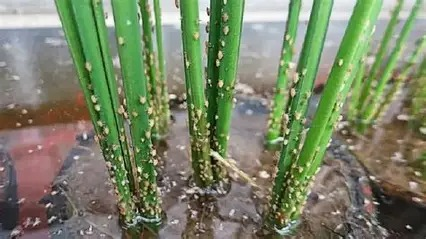
#> input picture data/early_stage_dataset/earlystage_brownhopper/WhatsApp Image 2026-09-04 at 11.58.29 (1).jpeg, 426 x 239 px
$ python -i stage_detector.py   (imports and definitions only)
#> lines starting #> are read from the running program, lines starting #| are printed output that depends on the picture; after the words box and inside, x2 and y2 are one past the last pixel; in counts of white or black regions, pixels touching at a corner belong together
#> further down, picture is the input picture: PIL image 426x239 RGB; mean R, G, B 121.7, 131.7, 103
"""
ml/stage_detector.py
Advanced Foliar Lesion Segmentation & Thermal Gradient Heatmap Engine for KrishiRakshak
Uses multi-space color processing (ExG, HSV, normalized RGB) and continuous Gaussian
density diffusion to accurately identify necrotic lesions, chlorotic halos, and photosynthetic health.
"""

import numpy as np
from PIL import Image, ImageDraw, ImageFont
import scipy.ndimage as ndi
from typing import Dict, Any, Tuple


def _rgb_to_hsv_fast(r: np.ndarray, g: np.ndarray, b: np.ndarray) -> Tuple[np.ndarray, np.ndarray, np.ndarray]:
    """
    Vectorized RGB to HSV conversion normalized to [0, 1].
    r, g, b must be float arrays in [0, 255].
    """
    rf, gf, bf = r / 255.0, g / 255.0, b / 255.0
    cmax = np.maximum(np.maximum(rf, gf), bf)
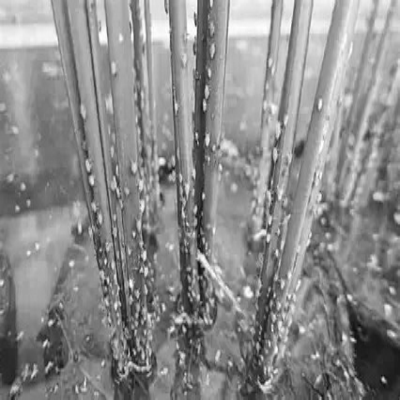
#> cmax: shape (400, 400) float32; min 0.0353, max 1, mean 0.545
    cmin = np.minimum(np.minimum(rf, gf), bf)
    delta = cmax - cmin + 1e-7

    # Hue calculation
    hue = np.zeros_like(cmax)
    mask_r = (cmax == rf)
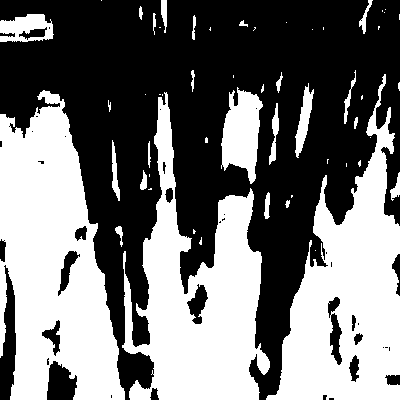
#> mask_r: shape (400, 400) bool; 45.3% white; 55 white regions (30 under 20 px), largest, box (x1, y1, x2, y2) and area: (0, 90, 125, 400) 24857, (122, 92, 270, 400) 20916, (266, 74, 400, 400) 20620
    mask_g = (cmax == gf)
#> mask_g: shape (400, 400) bool; 46.6% white; 47 white regions (23 under 20 px), largest, box (x1, y1, x2, y2) and area: (4, 0, 240, 400) 40898, (247, 0, 400, 400) 31060, (0, 13, 49, 41) 655
    mask_b = (cmax == bf)
#> mask_b: shape (400, 400) bool; 10.9% white; 45 white regions (15 under 20 px), largest, box (x1, y1, x2, y2) and area: (0, 38, 63, 141) 4376, (229, 0, 270, 101) 3330, (0, 239, 16, 400) 1579

    hue[mask_r] = ((gf[mask_r] - bf[mask_r]) / delta[mask_r]) % 6.0
    hue[mask_g] = ((bf[mask_g] - rf[mask_g]) / delta[mask_g]) + 2.0
    hue[mask_b] = ((rf[mask_b] - gf[mask_b]) / delta[mask_b]) + 4.0
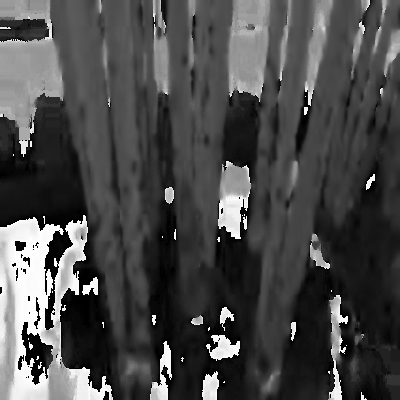
#> hue: shape (400, 400) float32; min 0, max 5.99, mean 1.74; drawn with min black and max white
    hue = (hue / 6.0) % 1.0

    # Saturation
    saturation = np.zeros_like(cmax)
    cmax_gt_0 = cmax > 1e-5
#> cmax_gt_0: shape (400, 400) bool; every value is 1
    saturation[cmax_gt_0] = delta[cmax_gt_0] / cmax[cmax_gt_0]
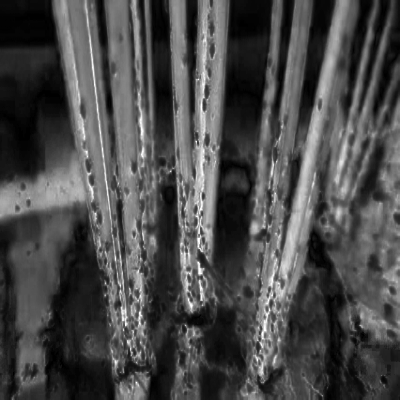
#> saturation: shape (400, 400) float32; min 1.02e-07, max 1, mean 0.291

    # Value
    value = cmax
    return hue, saturation, value


def _apply_thermal_colormap(val: np.ndarray) -> np.ndarray:
    """
    Maps normalized scalar field val in [0, 1] to smooth RGB thermal palette:
    0.0 -> Healthy Green (46, 139, 87)
    0.25 -> Mild Chlorotic Yellow-Green (154, 205, 50)
    0.50 -> Chlorotic Amber-Yellow (255, 204, 0)
    0.75 -> Active Lesion Orange (255, 102, 0)
    1.0 -> Severe Necrotic Crimson (220, 20, 60)
    """
    v = np.clip(val, 0.0, 1.0)
    rgb = np.zeros((v.shape[0], v.shape[1], 3), dtype=np.float32)

    # Segment 0: 0.0 to 0.3 (Green to Yellow-Green)
    m0 = (v <= 0.3)
    t0 = v[m0] / 0.3
    rgb[m0, 0] = 46.0 + t0 * (210.0 - 46.0)
    rgb[m0, 1] = 139.0 + t0 * (215.0 - 139.0)
    rgb[m0, 2] = 87.0 + t0 * (0.0 - 87.0)

    # Segment 1: 0.3 to 0.6 (Yellow-Green to Amber)
    m1 = (v > 0.3) & (v <= 0.6)
    t1 = (v[m1] - 0.3) / 0.3
    rgb[m1, 0] = 210.0 + t1 * (255.0 - 210.0)
    rgb[m1, 1] = 215.0 + t1 * (160.0 - 215.0)
    rgb[m1, 2] = 0.0

    # Segment 2: 0.6 to 1.0 (Amber to Crimson Red)
    m2 = (v > 0.6)
    t2 = (v[m2] - 0.6) / 0.4
    rgb[m2, 0] = 255.0 + t2 * (220.0 - 255.0)
    rgb[m2, 1] = 160.0 + t2 * (20.0 - 160.0)
    rgb[m2, 2] = 0.0 + t2 * (50.0 - 0.0)

    return np.clip(rgb, 0, 255).astype(np.uint8)


def analyze_leaf_lesions(image: Image.Image) -> Dict[str, Any]:
    """
    Performs high-precision computer vision color space segmentation on the leaf image:
    1. Robust Leaf Canopy extraction via HSV, ExG, and chromatic filtering
    2. Deep Lesion & Chlorotic Halo detection
    3. Gaussian Spatial Thermal Diffusion Heatmap with contour boundaries
    4. Quantitative Lesion % and Photosynthetic Health % calculation
    5. Leaf Stage Classification (Stage 1, 2, 3)
    """
    work_size = (400, 400)
    img_rgb = image.convert("RGB").resize(work_size, Image.Resampling.BILINEAR)
    arr = np.array(img_rgb, dtype=np.float32)

    r = arr[:, :, 0]
    g = arr[:, :, 1]
    b = arr[:, :, 2]

    sum_rgb = r + g + b + 1e-6
    rn = r / sum_rgb
    gn = g / sum_rgb
    bn = b / sum_rgb

    # Excess Green Index: ExG = 2*G - R - B
    exg = 2.0 * g - r - b

    # Convert to HSV color space
    hue, sat, val = _rgb_to_hsv_fast(r, g, b)

    # 1. Precise Leaf Canopy Segmentation
    # Exclude stark white/gray backgrounds, dark shadows, hands/skin
    is_not_stark_white = ~((r > 235) & (g > 235) & (b > 235) & (sat < 0.15))
#> is_not_stark_white: shape (400, 400) bool; 99.4% white; 12 black regions (5 under 20 px), largest, box (x1, y1, x2, y2) and area: (230, 21, 268, 34) 377, (152, 23, 169, 38) 210, (30, 30, 54, 42) 180
    is_not_shadow = (sum_rgb > 65)
#> is_not_shadow: shape (400, 400) bool; 99.8% white; black in thin lines or dots, all inside (x1, y1, x2, y2) = (86, 40, 387, 397)

    # Plant foliar signatures in HSV & chromatic space:
    # A. Active Green tissue: Hue ~ 0.16 to 0.46 (approx 60° to 165°), Sat > 0.15
    is_green_foliage = (hue >= 0.15) & (hue <= 0.48) & (sat >= 0.12) & (gn > 0.32)
#> is_green_foliage: shape (400, 400) bool; 42.5% white; 26 white regions (14 under 20 px), largest, box (x1, y1, x2, y2) and area: (246, 0, 400, 400) 29134, (51, 0, 163, 400) 24570, (166, 0, 230, 315) 13571
    # B. Chlorotic Yellow foliar: Hue ~ 0.08 to 0.18, Sat > 0.20, ExG > -15
    is_yellow_foliage = (hue >= 0.08) & (hue < 0.18) & (sat >= 0.18) & (g > b * 1.05)
#> is_yellow_foliage: shape (400, 400) bool; 14.1% white; 130 white regions (89 under 20 px), largest, box (x1, y1, x2, y2) and area: (313, 114, 400, 347) 7365, (173, 222, 271, 400) 4294, (0, 134, 88, 215) 2055
    # C. Necrotic Brown/Tan foliar: Hue in red/brown, moderate brightness, leaf texture
    is_brown_foliage = (
        ((hue < 0.10) | (hue > 0.90)) & (sat >= 0.16) & (rn > 0.36) & (gn > 0.26) & (r > b * 1.15) & (val < 0.85)
    )
#> is_brown_foliage: shape (400, 400) bool; 18.1% white; 95 white regions (58 under 20 px), largest, box (x1, y1, x2, y2) and area: (0, 140, 87, 398) 10653, (315, 166, 400, 350) 5836, (277, 326, 327, 400) 2078

    raw_leaf_mask = (is_green_foliage | is_yellow_foliage | is_brown_foliage) & is_not_stark_white & is_not_shadow
#> raw_leaf_mask: shape (400, 400) bool; 65.9% white; 179 black regions (137 under 20 px), largest, box (x1, y1, x2, y2) and area: (0, 215, 119, 400) 10918, (0, 0, 72, 181) 10122, (214, 0, 272, 278) 9042

    # Morphological cleanup: close small holes, remove speckles
    struct = ndi.generate_binary_structure(2, 2)
    cleaned_leaf_mask = ndi.binary_closing(raw_leaf_mask, structure=struct, iterations=2)
#> cleaned_leaf_mask: shape (400, 400) bool; 67.4% white; 25 black regions, largest, box (x1, y1, x2, y2) and area: (0, 0, 400, 400) 45614, (148, 184, 178, 330) 2387, (170, 307, 246, 373) 2319
    cleaned_leaf_mask = ndi.binary_fill_holes(cleaned_leaf_mask)
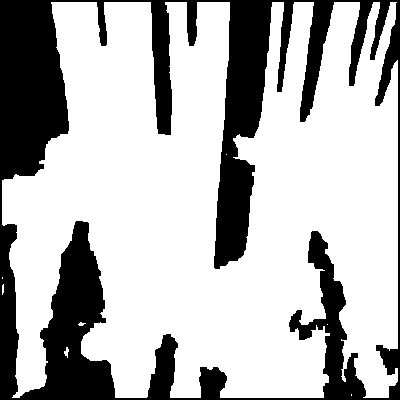
#> cleaned_leaf_mask: shape (400, 400) bool; 71.5% white; 1 black region, box (x1, y1, x2, y2) and area: (0, 0, 400, 400) 45589

    total_leaf_pixels = int(np.sum(cleaned_leaf_mask))
#> total_leaf_pixels = 114411
    total_pixels = work_size[0] * work_size[1]

    # Fallback if leaf mask too small (e.g. extreme closeup or atypical lighting)
    if total_leaf_pixels < 0.04 * total_pixels:
        cleaned_leaf_mask = is_not_stark_white & is_not_shadow & (val > 0.15)
        total_leaf_pixels = max(1, int(np.sum(cleaned_leaf_mask)))

    # 2. Healthy Chlorophyll vs Lesion Differentiation
    # Healthy green: strong ExG, clear green hue, balanced illumination
    healthy_tissue = (
        cleaned_leaf_mask
        & (hue >= 0.18)
        & (hue <= 0.44)
        & (sat >= 0.20)
        & (exg > 15.0)
        & (gn > rn * 1.08)
        & (gn > bn * 1.15)
    )
#> healthy_tissue: shape (400, 400) bool; 33.3% white; 33 white regions (11 under 20 px), largest, box (x1, y1, x2, y2) and area: (249, 2, 395, 370) 21453, (169, 2, 230, 285) 10788, (52, 2, 125, 342) 10078

    # A. Active Necrosis & Scorch (dead cell collapse, bacterial blight, brown hopper burns)
    necrosis_mask = cleaned_leaf_mask & ~healthy_tissue & (
        # Dark sunken brown/black lesions
        ((val < 0.35) & (cleaned_leaf_mask)) |
        # High red-to-green necrosis
        ((rn > 0.40) & (gn < 0.32) & (r > g * 1.2)) |
        # Tan/dry blight margin
        ((hue < 0.12) & (sat > 0.22) & (exg < -10.0) & (r > b * 1.25))
    )
#> necrosis_mask: shape (400, 400) bool; 11.2% white; 227 white regions (179 under 20 px), largest, box (x1, y1, x2, y2) and area: (2, 181, 87, 390) 7347, (341, 299, 398, 398) 3074, (218, 325, 266, 398) 922

    # B. Chlorotic Halos & Yellowing (early viral curl, sucking pest damage, nutrient halo)
    chlorosis_mask = cleaned_leaf_mask & ~healthy_tissue & ~necrosis_mask & (
        (hue >= 0.08) & (hue <= 0.18) & (sat >= 0.20) & (g > b * 1.10) & (val > 0.35)
    )
#> chlorosis_mask: shape (400, 400) bool; 9.4% white; 186 white regions (139 under 20 px), largest, box (x1, y1, x2, y2) and area: (313, 148, 398, 342) 4900, (2, 138, 88, 211) 1610, (243, 244, 262, 360) 1052

    # Total combined lesion footprint
    combined_lesion_mask = (necrosis_mask | chlorosis_mask) & cleaned_leaf_mask
#> combined_lesion_mask: shape (400, 400) bool; 20.7% white; 184 white regions (133 under 20 px), largest, box (x1, y1, x2, y2) and area: (313, 114, 398, 398) 10071, (2, 138, 88, 390) 9160, (169, 222, 246, 324) 2356

    # Morphological filtering on lesions: remove single-pixel sensor noise
    combined_lesion_mask = ndi.binary_opening(combined_lesion_mask, structure=struct, iterations=1)
#> combined_lesion_mask: shape (400, 400) bool; 19.2% white; 79 white regions (28 under 20 px), largest, box (x1, y1, x2, y2) and area: (327, 117, 398, 398) 8967, (11, 183, 86, 388) 6662, (169, 226, 221, 320) 1823
    necrosis_mask = necrosis_mask & combined_lesion_mask
#> necrosis_mask: shape (400, 400) bool; 10.5% white; 129 white regions (87 under 20 px), largest, box (x1, y1, x2, y2) and area: (11, 183, 86, 388) 6627, (342, 301, 398, 398) 3027, (176, 323, 211, 381) 819
    chlorosis_mask = chlorosis_mask & combined_lesion_mask
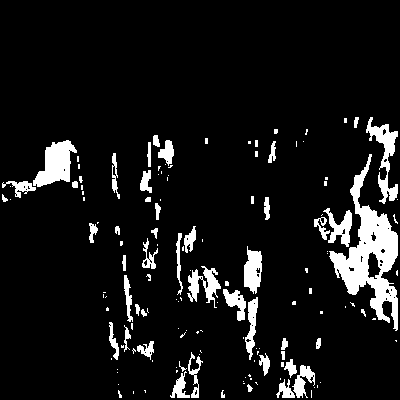
#> chlorosis_mask: shape (400, 400) bool; 8.6% white; 144 white regions (92 under 20 px), largest, box (x1, y1, x2, y2) and area: (329, 154, 398, 331) 4113, (33, 140, 77, 187) 1159, (366, 117, 398, 204) 943

    lesion_pixels = int(np.sum(combined_lesion_mask))
#> lesion_pixels = 30648
    healthy_pixels = int(np.sum(healthy_tissue & ~combined_lesion_mask))
#> healthy_pixels = 53332

    # Quantitative area ratios
    raw_lesion_pct = (float(lesion_pixels) / max(1.0, float(total_leaf_pixels))) * 100.0
#> raw_lesion_pct = 26.79
    lesion_percentage = round(float(np.clip(raw_lesion_pct, 0.4, 98.0)), 1)
#> lesion_percentage = 26.8

    raw_health_pct = (float(healthy_pixels) / max(1.0, float(total_leaf_pixels))) * 100.0
#> raw_health_pct = 46.61
    photosynthetic_health = round(float(np.clip(raw_health_pct, 2.0, 99.5)), 1)
#> photosynthetic_health = 46.6

    # 3. Leaf Stage Classification (Stage 1, Stage 2, Stage 3)
    if lesion_percentage < 10.0:
        leaf_stage_num = 1
        leaf_stage_title = "Stage 1: Initial / Incubation Phase"
        leaf_stage_desc = (
            "Mild localized chlorosis, pinprick water-soaked lesions, or faint early specks (<10% foliar area). "
            "Primary vascular leaf framework and photosynthetic capacity remain mostly intact."
        )
        severity_color = "#28a745"
        severity_label = "Low / Early"
    elif lesion_percentage <= 30.0:
        leaf_stage_num = 2
        leaf_stage_title = "Stage 2: Medium / Active Foliar Expansion"
        leaf_stage_desc = (
            "Active expanding necrotic lesions, distinct chlorotic halos, or coalescing patches (10% - 30% foliar area). "
            "Noticeable impairment of photosynthesis and early canopy stress."
        )
        severity_color = "#fd7e14"
        severity_label = "Moderate / Active"
    else:
        leaf_stage_num = 3
        leaf_stage_title = "Stage 3: Advanced / Severe Blight & Breakdown"
        leaf_stage_desc = (
            "Extensive coalescing necrosis, tissue collapse, scorched leaf margins, or skeletonization (>30% foliar area). "
            "High risk of premature defoliation and severe yield loss."
        )
        severity_color = "#dc3545"
        severity_label = "Severe / Critical"

    # 4. Generate High-Fidelity Continuous Thermal Heatmap
    # Build continuous scalar intensity field
    intensity_field = np.zeros(work_size, dtype=np.float32)
    # Healthy background = low intensity
    intensity_field[cleaned_leaf_mask] = 0.05
    # Chlorotic halos = medium intensity
    intensity_field[chlorosis_mask] = 0.45
    # Necrotic lesion cores = high intensity
    intensity_field[necrosis_mask] = 0.95

    # Smooth the intensity field with Gaussian diffusion filter for thermal dispersion
    smoothed_heat = ndi.gaussian_filter(intensity_field, sigma=3.2)
    smoothed_heat = np.clip(smoothed_heat, 0.0, 1.0)
    # Confine to leaf canopy mask
    smoothed_heat[~cleaned_leaf_mask] = 0.0

    # Colorize using thermal gradient
    thermal_rgb = _apply_thermal_colormap(smoothed_heat)

    # Edge detection for lesion boundary contour lines
    lesion_dilated = ndi.binary_dilation(combined_lesion_mask, structure=struct, iterations=1)
#> lesion_dilated: shape (400, 400) bool; 24.3% white; 49 white regions, largest, box (x1, y1, x2, y2) and area: (313, 116, 399, 399) 11671, (1, 139, 87, 389) 10335, (168, 225, 271, 399) 4974
    lesion_contours = lesion_dilated & ~combined_lesion_mask & cleaned_leaf_mask
#> lesion_contours: shape (400, 400) bool; 4.6% white in thin lines or dots, all inside (x1, y1, x2, y2) = (2, 116, 398, 398)

    # Alpha blending: 55% Original leaf texture + 45% Thermal Heatmap for optimal clarity
    orig_np = np.array(img_rgb, dtype=np.float32)
    blend_np = orig_np.copy()

    # Blend thermal heatmap over leaf tissue
    leaf_indices = cleaned_leaf_mask
    blend_np[leaf_indices] = (
        orig_np[leaf_indices] * 0.48 + thermal_rgb[leaf_indices] * 0.52
    )

    # Highlight contour outlines in high-visibility bright cyan/yellow
    blend_np[lesion_contours, 0] = 255.0
    blend_np[lesion_contours, 1] = 235.0
    blend_np[lesion_contours, 2] = 50.0
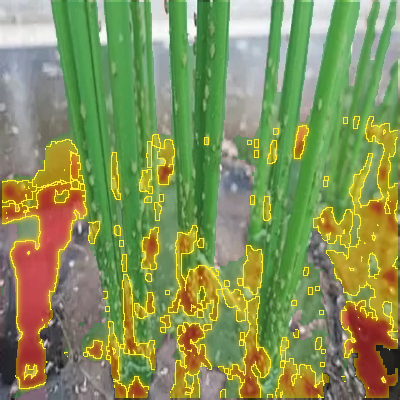
#> blend_np: shape (400, 400, 3) float32; mean R, G, B 132.8, 146.6, 89

    # Dim background slightly to focus attention on leaf
    bg_indices = ~cleaned_leaf_mask
    blend_np[bg_indices] = orig_np[bg_indices] * 0.45

    overlay_img = Image.fromarray(np.clip(blend_np, 0, 255).astype(np.uint8))

    # 5. Composite HUD Header and Footer Banners
    banner_height = 44
    header_height = 28
    canvas_w = work_size[0]
    canvas_h = work_size[1] + banner_height + header_height
    canvas = Image.new("RGB", (canvas_w, canvas_h), color=(18, 24, 20))
    canvas.paste(overlay_img, (0, header_height))
    draw = ImageDraw.Draw(canvas)

    # Top HUD Bar: Real-time segmentation metrics
    draw.rectangle([0, 0, canvas_w, header_height], fill=(12, 16, 14))
    draw.text(
        (8, 6),
        f"🔬 CV SEGMENTATION: Lesion Area {lesion_percentage}% | Health {photosynthetic_health}%",
        fill=(220, 245, 230)
    )

    # Bottom Legend Banner
    bar_y = header_height + work_size[1]
    draw.rectangle([0, bar_y, canvas_w, canvas_h], fill=(22, 28, 24))

    # Legend elements:
    # Red: Necrotic Hotspot
    draw.rectangle([10, bar_y + 12, 22, bar_y + 24], fill=(220, 20, 60))
    draw.text((26, bar_y + 11), "Necrosis", fill=(240, 240, 240))

    # Yellow: Chlorotic Halo
    draw.rectangle([110, bar_y + 12, 122, bar_y + 24], fill=(255, 204, 0))
    draw.text((126, bar_y + 11), "Chlorosis", fill=(240, 240, 240))

    # Green: Healthy Tissue
    draw.rectangle([210, bar_y + 12, 222, bar_y + 24], fill=(46, 139, 87))
    draw.text((226, bar_y + 11), "Healthy Canopy", fill=(240, 240, 240))

    # Stage Badge Indicator
    badge_bg = (40, 167, 69) if leaf_stage_num == 1 else ((253, 126, 20) if leaf_stage_num == 2 else (220, 53, 69))
    draw.rectangle([canvas_w - 75, bar_y + 8, canvas_w - 8, bar_y + 28], fill=badge_bg)
    draw.text((canvas_w - 70, bar_y + 10), f"STAGE {leaf_stage_num}", fill=(255, 255, 255))

    return {
        "lesion_percentage": lesion_percentage,
        "photosynthetic_health": photosynthetic_health,
        "leaf_stage_num": leaf_stage_num,
        "leaf_stage_title": leaf_stage_title,
        "leaf_stage_desc": leaf_stage_desc,
        "severity_color": severity_color,
        "severity_label": severity_label,
        "visual_overlay": canvas
    }

>>> from PIL import Image
>>> picture = Image.open('../data/early_stage_dataset/earlystage_brownhopper/WhatsApp Image 2026-09-04 at 11.58.29 (1).jpeg')
>>> result = analyze_leaf_lesions(picture)
#> result = 8 items

$ run again, on data/early_stage_dataset/earlystage_brownhopper/WhatsApp Image 2026-09-04 at 11.58.29.jpeg
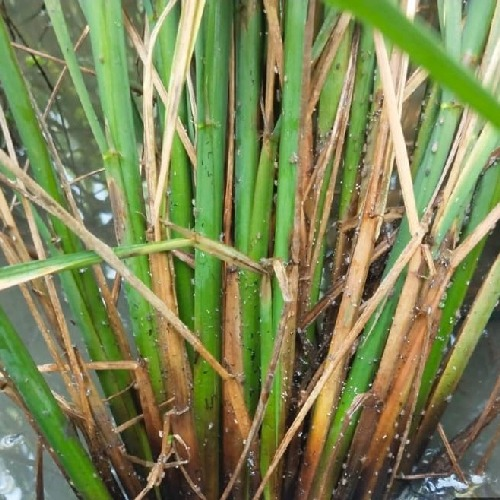
#> input picture data/early_stage_dataset/earlystage_brownhopper/WhatsApp Image 2026-09-04 at 11.58.29.jpeg, 500 x 500 px
#> picture is the input picture: PIL image 500x500 RGB; mean R, G, B 125, 133.4, 85.4
#> in _rgb_to_hsv_fast, `mask_r = (cmax == rf)`:
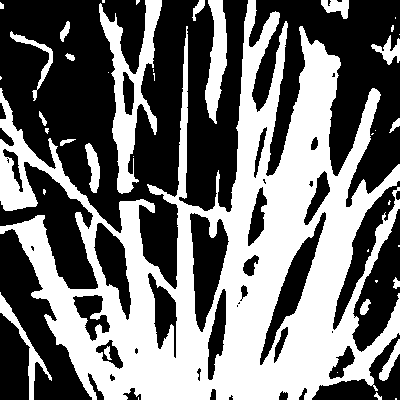
#> mask_r: shape (400, 400) bool; 45% white; 41 white regions (21 under 20 px), largest, box (x1, y1, x2, y2) and area: (0, 0, 400, 400) 62773, (99, 0, 162, 194) 4040, (205, 0, 227, 124) 1602
#> mask_g: shape (400, 400) bool; 54.5% white; 63 black regions (36 under 20 px), largest, box (x1, y1, x2, y2) and area: (0, 0, 400, 400) 63467, (99, 0, 162, 194) 3914, (205, 0, 227, 124) 1576
#> mask_b: shape (400, 400) bool; 1.8% white; 36 white regions (19 under 20 px), largest, box (x1, y1, x2, y2) and area: (312, 379, 374, 400) 881, (0, 356, 28, 400) 575, (329, 356, 353, 379) 282
#> cmax_gt_0: shape (400, 400) bool; every value is 1
#> is_not_stark_white: shape (400, 400) bool; 100% white; 3 black regions (2 under 20 px), largest, box (x1, y1, x2, y2) and area: (327, 0, 332, 9) 39
#> is_not_shadow: shape (400, 400) bool; 99.7% white; black in thin lines or dots, all inside (x1, y1, x2, y2) = (87, 6, 308, 400)
#> is_green_foliage: shape (400, 400) bool; 53.5% white; 66 black regions (43 under 20 px), largest, box (x1, y1, x2, y2) and area: (0, 0, 400, 400) 63508, (99, 0, 162, 193) 3433, (0, 293, 54, 400) 2510
#> is_yellow_foliage: shape (400, 400) bool; 34.2% white; 141 white regions (103 under 20 px), largest, box (x1, y1, x2, y2) and area: (0, 0, 400, 400) 44441, (108, 48, 157, 194) 2438, (205, 0, 227, 127) 1663
#> is_brown_foliage: shape (400, 400) bool; 20.4% white; 184 white regions (136 under 20 px), largest, box (x1, y1, x2, y2) and area: (28, 27, 325, 400) 20724, (267, 184, 400, 400) 7881, (208, 19, 225, 105) 503
#> raw_leaf_mask: shape (400, 400) bool; 91.8% white; 328 black regions (258 under 20 px), largest, box (x1, y1, x2, y2) and area: (298, 331, 400, 400) 2960, (0, 334, 31, 400) 1412, (360, 250, 400, 353) 1252
#> total_leaf_pixels = 152878
#> healthy_tissue: shape (400, 400) bool; 40.3% white; 78 white regions (41 under 20 px), largest, box (x1, y1, x2, y2) and area: (134, 2, 247, 211) 14881, (250, 2, 398, 197) 12038, (13, 2, 148, 231) 9878
#> lesion_pixels = 60664
#> healthy_pixels = 64445
#> raw_lesion_pct = 39.68
#> lesion_percentage = 39.7
#> raw_health_pct = 42.15
#> photosynthetic_health = 42.2
#> lesion_dilated: shape (400, 400) bool; 47.7% white; 42 white regions, largest, box (x1, y1, x2, y2) and area: (14, 1, 399, 399) 60704, (1, 124, 82, 212) 3036, (191, 1, 228, 126) 2215
#> lesion_contours: shape (400, 400) bool; 9.3% white in thin lines or dots
#> in analyze_leaf_lesions, `blend_np[lesion_contours, 2] = 50.0`:
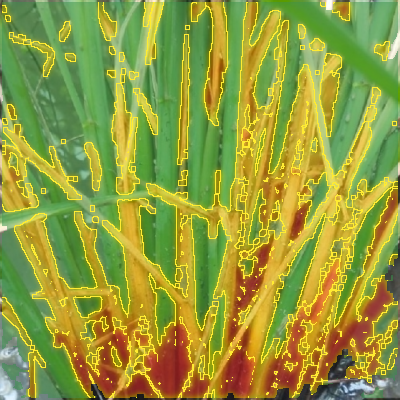
#> blend_np: shape (400, 400, 3) float32; mean R, G, B 148.4, 157.4, 60.9
#> bg_indices: shape (400, 400) bool; 4.5% white; 1 white region, box (x1, y1, x2, y2) and area: (0, 0, 400, 400) 7122
#> result = 8 items
